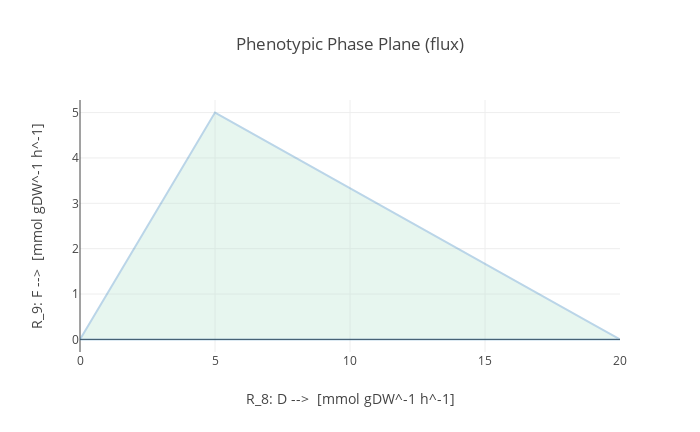

This figure's notebook cell:
### Markdown cell above
## Production envelope for  gene knockout model by modulating the environment

$$\begin{array}{ll}
\text{For } i=0..20 & & & & \\
& \text{For } j=0..10 & & & \\
  &  \underset{\vec{\bf v}}{\mbox{maximize}}   & v_{9}   & \text{Engineering objective (bioproduct)} \\
   & \mbox{subject to}  & S\cdot v = 0  & \text{Balanced steady-state} \\
   & & 0 \leq v  & \text{Irreversible reactions}\\
   & & v_1 \leq 10 & \text{Uptake rate is 10 } \frac{mmol}{gDW/hour} \\
   & & v_3 \leq 0  & \text{Gene knockout} \\
   & & v_5 \leq j  & \text{modulating the environment} \\
   & & v_8 = i & \text{Growth rate is } i \frac{mmol}{gDW/hour} \\
\end{array}$$

$$\begin{array}{ll}
\text{For } i=0..20 & & & & \\
& \text{For } j=0..10 & & & \\
  &  \underset{\vec{\bf v}}{\mbox{minimize}}   & v_{9}   & \text{Engineering objective (bioproduct)} \\
   & \mbox{subject to}  & S\cdot v = 0  & \text{Balanced steady-state} \\
   & & 0 \leq v  & \text{Irreversible reactions}\\
   & & v_1 \leq 10 & \text{Uptake rate is 10 } \frac{mmol}{gDW/hour} \\
   & & v_3 \leq 0  & \text{Gene knockout} \\
   & & v_5 = j  & \text{modulating the environment} \\
   & & v_8 = i & \text{Growth rate is } i \frac{mmol}{gDW/hour} \\
\end{array}$$

### Code cell
from cameo.flux_analysis import phenotypic_phase_plane as production_envelope

abc_model = cobra.io.load_json_model('ABC/ABC_model.json')  # Stoichiometric matrix loaded
abc_model.reactions.R_1.upper_bound = 10                    # Uptake rate is 10 mmol/hour
abc_model.reactions.R_3.upper_bound = 0                     # An-E-robic growth
F_vs_D = production_envelope(abc_model,
                                variables=[abc_model.reactions.R_8],  # Growth rate <= j
                                objective=abc_model.reactions.R_9,
                             points=21)    # Engineering objective (bioproduct)
F_vs_D.plot()

### Figure 1 — Plotly figure (JSON) as saved in the notebook; plotly's stock layout.template omitted (floating-point values rounded to 4 significant figures)
{"data": [{"fill": "toself", "fillcolor": "#B3E2CD", "hoverinfo": "none", "marker": {"line": {"color": "#B3E2CD"}, "opacity": 0.3}, "mode": "lines", "name": "WT", "opacity": 0.3, "type": "scatter", "x": [0, 1, 2, 3, 4, 5, 6, 7, 8, 9, 10, 11, 12, 13, 14, 15, 16, 17, 18, 19, 20, 20, 19, 18, 17, 16, 15, 14, 13, 12, 11, 10, 9, 8, 7, 6, 5, 4, 3, 2, 1, 0], "y": [0, 0, 0, 0, 0, 0, 0, 0, 0, 0, 0, 0, 0, 0, 0, 0, 0, 0, 0, 0, 0, 0, 0.3333, 0.6667, 1, 1.333, 1.667, 2, 2.333, 2.667, 3, 3.333, 3.667, 4, 4.333, 4.667, 5, 4, 3, 2, 1, 0]}], "layout": {"height": 432, "title": "Phenotypic Phase Plane (flux)", "width": 700, "xaxis": {"title": "R_8: D -->  [mmol gDW^-1 h^-1]"}, "yaxis": {"title": "R_9: F -->  [mmol gDW^-1 h^-1]"}}}
